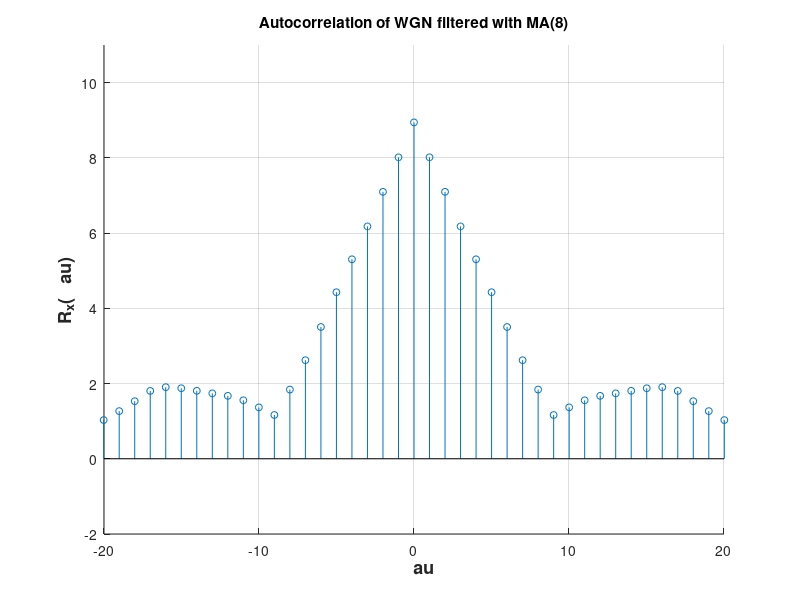
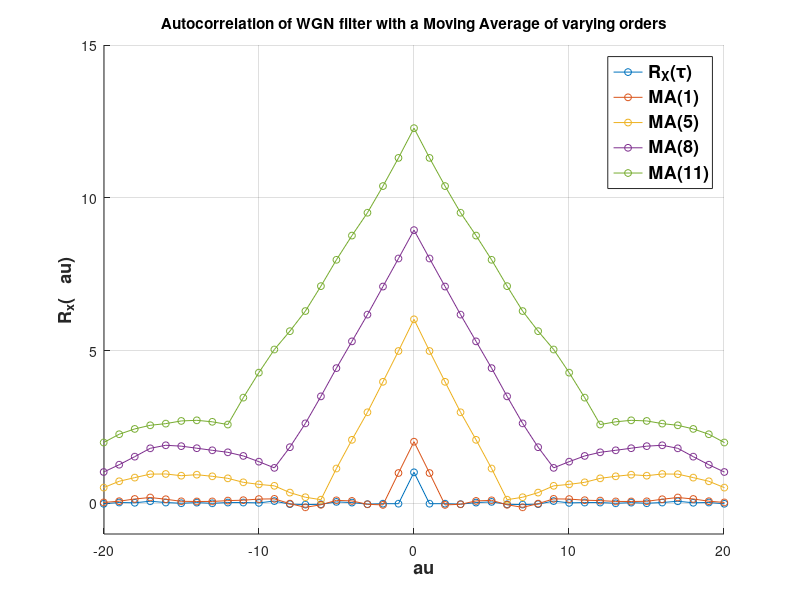

Reproduce these figures in MATLAB, in order.
x = zeros(1, 1000);
for i = 1:1000
    x(i) = randn;
end
figure(1)
hold on
y = filter(ones(9,1), [1], x);
z = linspace(-1000, 1000, 1999);
stem(z, xcorr(y, 'unbiased'),'MarkerSize',5)
axis([-20 20 -2 11])
xlabel("\tau", "FontSize", 13, "FontWeight", "bold")
ylabel("R_x(\tau)", "FontSize", 13, "FontWeight", "bold")
title("Autocorrelation of WGN filtered with MA(8)")
grid on
zoom on
hold off
orders = [1, 2, 6, 9, 12];

figure(2)
hold on
for j = 1:5
    y = filter(ones(orders(j),1), [1], x);
    z = linspace(-1000, 1000, 1999);
    
    plot(z, xcorr(y, 'unbiased'), '-o', 'MarkerSize',5)
    axis([-20 20 -1 15])
    xlabel("\tau", "FontSize", 13, "FontWeight", "bold")
    ylabel("R_x(\tau)", "FontSize", 13, "FontWeight", "bold")
    zoom on
end
legend('R_X(\tau)','MA(1)','MA(5)','MA(8)','MA(11)', "FontSize", 13, "FontWeight", "bold")
title("Autocorrelation of WGN filter with a Moving Average of varying orders")
grid on
hold off